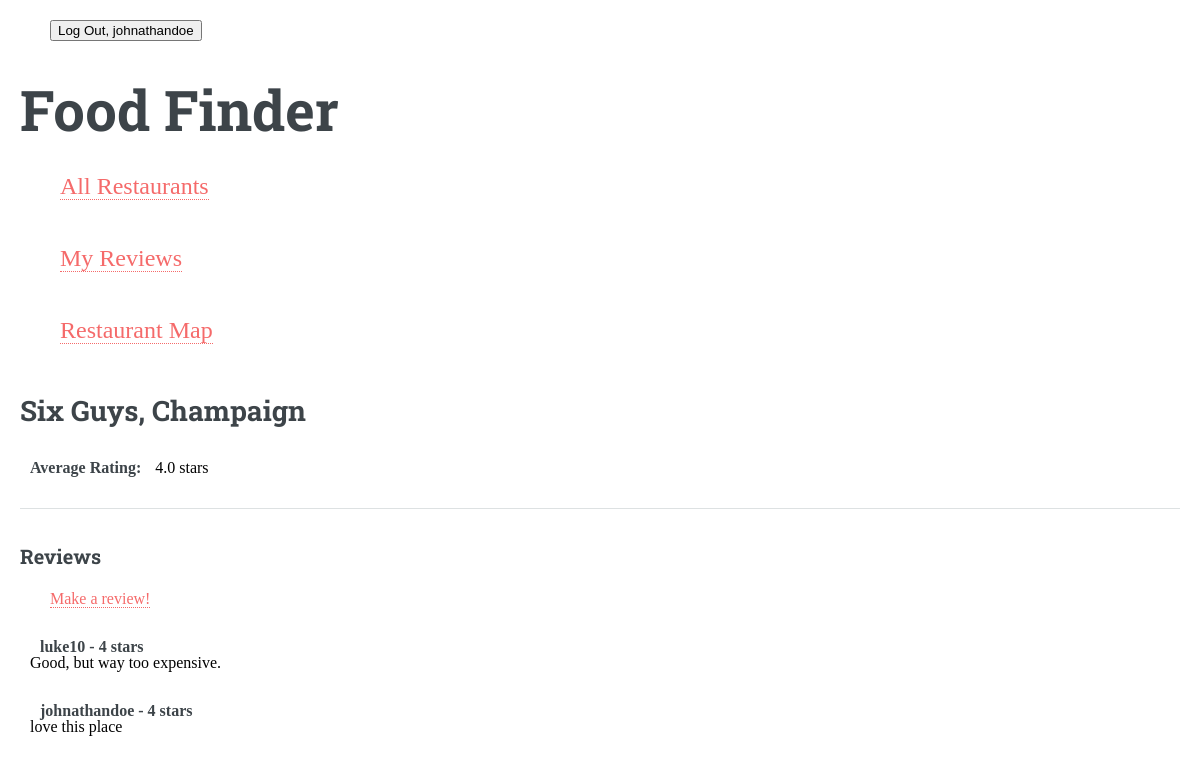
The page /restaurant/3/ (signed in) on the database its author committed.
### foodfinder/models.py (models this page shows, shortened)
class Restaurant(models.Model):
    restaurant_id = models.AutoField(primary_key=True)
    restaurant_name = models.CharField(max_length=30)
    restaurant_location = models.CharField(max_length=30)
    restaurant_latitude = models.FloatField()
    restaurant_longitude = models.FloatField()
    restaurant_price = models.IntegerField()
    avg_rating = models.FloatField()
    def __str__(self):
        base = f"{self.restaurant_name}, {self.restaurant_location}"
        return f"{base}"

class Review(models.Model):
    review_id = models.AutoField(primary_key=True)
    rating = models.IntegerField()
    content = models.TextField()
    user = models.ForeignKey(settings.AUTH_USER_MODEL, on_delete=models.CASCADE, related_name='review_user_name')
    restaurant = models.ForeignKey(Restaurant, on_delete=models.CASCADE, related_name='review_restaurant_name')

### foodfinder/views.py (the view)
# urls.py: path('restaurant/<int:primary_key>/', RestaurantDetailView.as_view(), name='restaurant-detail-url'),
class RestaurantDetailView(DetailView):
    def get(self, request, primary_key):
        restaurant = get_object_or_404(Restaurant, pk=primary_key)
        reviews = restaurant.review_restaurant_name.all()
        return render(
            request,
            'food/restaurant_detail.html',
            {
                'single_restaurant_var_for_looping': restaurant,
                'reviews_var_for_looping': reviews,
            },
        )

### foodfinder/templates/food/restaurant_detail.html (shortened to what this page needs)
{% extends "food/base.html" %}
{% block content %}
    <h2>{{ single_restaurant_var_for_looping }}</h2>
    <p><strong>Average Rating:</strong> {{ single_restaurant_var_for_looping.avg_rating }} stars</p>
    <hr>
    <h3>Reviews</h3>
     <div class="container">
        <ul class="navbar-nav">
            <p class="nav-item"><a class="nav-link" href="{% url 'add-review-url' %}">Make a review!</a></p>
        </ul>
    </div>
    <ul>
        {% for r in reviews_var_for_looping %}
            <b>{{ r.user }} - {{ r.rating }} stars </b>
            <p>{{ r.content }}</p>
        {% empty %}
            <li><em>No reviews</em></li>
        {% endfor %}
    </ul>
{% endblock %}

### foodfinder/templates/food/base.html (shortened to what this page needs)
<!DOCTYPE html>
<html lang="en">
{% load static %}
<head>
    <link rel="stylesheet" href="{%  static 'css/main.css' %}"/>
</head>
<header class="bg-primary text-white py-3 mb-4">
    <div class="container d-flex align-items-center">
        <ul class="nav ms-auto">
            {% if user.is_authenticated %}
                <form action="{% url 'logout_urlpattern' %}" method="post" class="ms-auto">
                    <button class="btn btn-sm btn-outline-light" type="submit">
                        Log Out, {{ user.get_username }}
                    </button>
                </form>
            {% else %}
                <a class="btn btn-sm btn-outline-light ms-auto" href="{% url 'login_urlpattern' %}">Log In</a>
            {% endif %}
        </ul>
    </div>
</header>
<h1>Food Finder</h1>
<nav class="navbar navbar-expand-lg navbar-light bg-white border-bottom mb-4">
    <div class="container">
        <ul class="navbar-nav">
            <p style="font-size:150%;" class="nav-item"><a class="nav-link" href="{% url 'restaurant-url' %}">All Restaurants</a></p>
            <p style="font-size:150%;" class="nav-item"><a class="nav-link" href="{% url 'my-reviews-url' %}">My Reviews</a></p>
            <p style="font-size:150%;" class="nav-item"><a class="nav-link" href="{% url 'map_url' %}">Restaurant Map</a></p>
        </ul>
    </div>
</nav>
<body>
    <main class="container mb-5">
        {% block content %}{% endblock %}
    </main>
</body>
</html>

### static/css/main.css (style rules this page uses)
html, body, div, span, applet, object, iframe, h1, h2, h3, h4, h5, h6, p, blockquote, pre, a, abbr, acronym, address, big, cite, code, del, dfn, em, img, ins, kbd, q, s, samp, small, strike, strong, sub, sup, tt, var, b, u, i, center, dl, dt, dd, ol, ul, li, fieldset, form, label, legend, table, caption, tbody, tfoot, thead, tr, th, td, article, aside, canvas, details, embed, figure, figcaption, footer, header, hgroup, menu, nav, output, ruby, section, summary, time, mark, audio, video { margin: 10px; padding: 0; border: 0px; font-size: 100%; font: inherit; vertical-align: baseline; }
article, aside, details, figcaption, figure, footer, header, hgroup, menu, nav, section { display: block; }
body { line-height: 1; }
ol, ul { list-style: none; }
body { -webkit-text-size-adjust: none; }

### rows shown on the page
Restaurant: restaurant_name+restaurant_location "Six Guys, Champaign", avg_rating "4.0"
Review: user "luke10", rating "4", content "Good, but way too expensive."
Review: user "johnathandoe", rating "4", content "love this place"

### other values the page prints
{{ user.get_username }} "johnathandoe"
